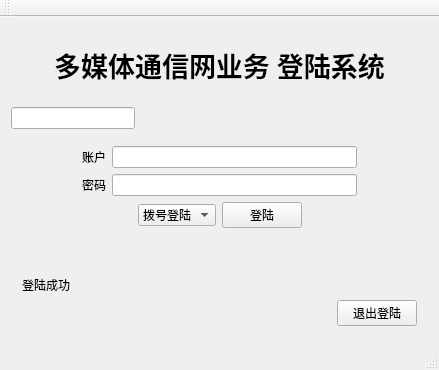
<?xml version="1.0" encoding="UTF-8"?>
<ui version="4.0">
 <class>MainWindow</class>
 <widget class="QMainWindow" name="MainWindow">
  <property name="geometry">
   <rect>
    <x>0</x>
    <y>0</y>
    <width>439</width>
    <height>370</height>
   </rect>
  </property>
  <property name="windowTitle">
   <string>MainWindow</string>
  </property>
  <widget class="QWidget" name="centralWidget">
   <layout class="QVBoxLayout" name="verticalLayout">
    <item>
     <widget class="QLabel" name="label">
      <property name="font">
       <font>
        <family>Agency FB</family>
        <pointsize>20</pointsize>
        <weight>75</weight>
        <bold>true</bold>
       </font>
      </property>
      <property name="text">
       <string>多媒体通信网业务 登陆系统</string>
      </property>
      <property name="alignment">
       <set>Qt::AlignCenter</set>
      </property>
     </widget>
    </item>
    <item>
     <layout class="QHBoxLayout" name="horizontalLayout_4">
      <item>
       <widget class="QLineEdit" name="dateTimeEdit">
        <property name="maximumSize">
         <size>
          <width>124</width>
          <height>16777215</height>
         </size>
        </property>
        <property name="focusPolicy">
         <enum>Qt::NoFocus</enum>
        </property>
       </widget>
      </item>
      <item>
       <spacer name="horizontalSpacer_3">
        <property name="orientation">
         <enum>Qt::Horizontal</enum>
        </property>
        <property name="sizeHint" stdset="0">
         <size>
          <width>40</width>
          <height>20</height>
         </size>
        </property>
       </spacer>
      </item>
     </layout>
    </item>
    <item>
     <widget class="QWidget" name="widget_1" native="true">
      <layout class="QGridLayout" name="gridLayout">
       <item row="0" column="0">
        <layout class="QHBoxLayout" name="horizontalLayout">
         <item>
          <spacer name="horizontalSpacer_4">
           <property name="orientation">
            <enum>Qt::Horizontal</enum>
           </property>
           <property name="sizeType">
            <enum>QSizePolicy::Maximum</enum>
           </property>
           <property name="sizeHint" stdset="0">
            <size>
             <width>60</width>
             <height>20</height>
            </size>
           </property>
          </spacer>
         </item>
         <item>
          <widget class="QLabel" name="label_2">
           <property name="text">
            <string>账户</string>
           </property>
          </widget>
         </item>
         <item>
          <widget class="QLineEdit" name="lineEdit"/>
         </item>
         <item>
          <spacer name="horizontalSpacer_5">
           <property name="orientation">
            <enum>Qt::Horizontal</enum>
           </property>
           <property name="sizeType">
            <enum>QSizePolicy::Maximum</enum>
           </property>
           <property name="sizeHint" stdset="0">
            <size>
             <width>60</width>
             <height>20</height>
            </size>
           </property>
          </spacer>
         </item>
        </layout>
       </item>
       <item row="1" column="0">
        <layout class="QHBoxLayout" name="horizontalLayout_2">
         <item>
          <spacer name="horizontalSpacer_6">
           <property name="orientation">
            <enum>Qt::Horizontal</enum>
           </property>
           <property name="sizeType">
            <enum>QSizePolicy::Maximum</enum>
           </property>
           <property name="sizeHint" stdset="0">
            <size>
             <width>60</width>
             <height>20</height>
            </size>
           </property>
          </spacer>
         </item>
         <item>
          <widget class="QLabel" name="label_3">
           <property name="text">
            <string>密码</string>
           </property>
          </widget>
         </item>
         <item>
          <widget class="QLineEdit" name="lineEdit_2"/>
         </item>
         <item>
          <spacer name="horizontalSpacer_7">
           <property name="orientation">
            <enum>Qt::Horizontal</enum>
           </property>
           <property name="sizeType">
            <enum>QSizePolicy::Maximum</enum>
           </property>
           <property name="sizeHint" stdset="0">
            <size>
             <width>60</width>
             <height>20</height>
            </size>
           </property>
          </spacer>
         </item>
        </layout>
       </item>
       <item row="2" column="0">
        <layout class="QHBoxLayout" name="horizontalLayout_3">
         <item>
          <spacer name="horizontalSpacer_2">
           <property name="orientation">
            <enum>Qt::Horizontal</enum>
           </property>
           <property name="sizeHint" stdset="0">
            <size>
             <width>40</width>
             <height>20</height>
            </size>
           </property>
          </spacer>
         </item>
         <item>
          <widget class="QComboBox" name="comboBox">
           <item>
            <property name="text">
             <string>拨号登陆</string>
            </property>
           </item>
           <item>
            <property name="text">
             <string>专线登陆</string>
            </property>
           </item>
          </widget>
         </item>
         <item>
          <widget class="QPushButton" name="loginButton">
           <property name="text">
            <string>登陆</string>
           </property>
          </widget>
         </item>
         <item>
          <spacer name="horizontalSpacer">
           <property name="orientation">
            <enum>Qt::Horizontal</enum>
           </property>
           <property name="sizeHint" stdset="0">
            <size>
             <width>40</width>
             <height>20</height>
            </size>
           </property>
          </spacer>
         </item>
        </layout>
       </item>
       <item row="3" column="0">
        <spacer name="verticalSpacer">
         <property name="orientation">
          <enum>Qt::Vertical</enum>
         </property>
         <property name="sizeType">
          <enum>QSizePolicy::Maximum</enum>
         </property>
         <property name="sizeHint" stdset="0">
          <size>
           <width>20</width>
           <height>20</height>
          </size>
         </property>
        </spacer>
       </item>
      </layout>
     </widget>
    </item>
    <item>
     <widget class="QWidget" name="widget_2" native="true">
      <layout class="QVBoxLayout" name="verticalLayout_2">
       <item>
        <widget class="QLabel" name="label_4">
         <property name="text">
          <string>登陆成功</string>
         </property>
        </widget>
       </item>
       <item>
        <layout class="QHBoxLayout" name="horizontalLayout_5">
         <item>
          <spacer name="horizontalSpacer_8">
           <property name="orientation">
            <enum>Qt::Horizontal</enum>
           </property>
           <property name="sizeHint" stdset="0">
            <size>
             <width>40</width>
             <height>20</height>
            </size>
           </property>
          </spacer>
         </item>
         <item>
          <widget class="QPushButton" name="logoutButton">
           <property name="text">
            <string>退出登陆</string>
           </property>
          </widget>
         </item>
        </layout>
       </item>
      </layout>
     </widget>
    </item>
   </layout>
  </widget>
  <widget class="QMenuBar" name="menuBar">
   <property name="geometry">
    <rect>
     <x>0</x>
     <y>0</y>
     <width>439</width>
     <height>23</height>
    </rect>
   </property>
  </widget>
  <widget class="QToolBar" name="mainToolBar">
   <attribute name="toolBarArea">
    <enum>TopToolBarArea</enum>
   </attribute>
   <attribute name="toolBarBreak">
    <bool>false</bool>
   </attribute>
  </widget>
  <widget class="QStatusBar" name="statusBar"/>
 </widget>
 <layoutdefault spacing="6" margin="11"/>
 <resources/>
 <connections/>
</ui>
